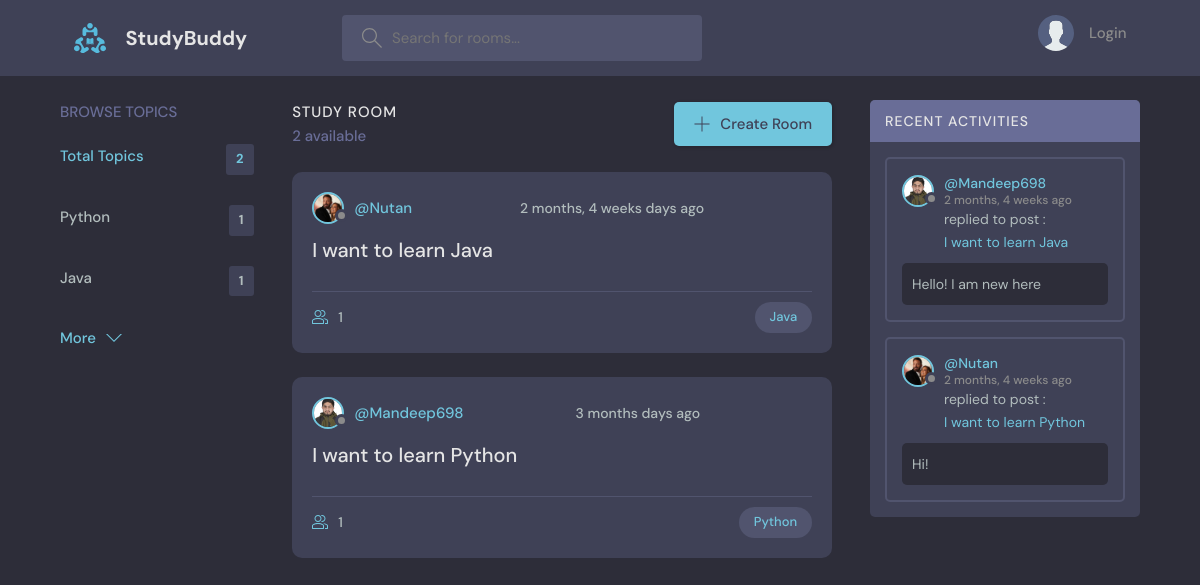
The page / on the database its author committed.
### base/models.py (models this page shows, shortened)
class Topic(models.Model):
    name = models.CharField(max_length=255)

class Room(models.Model):
    host = models.ForeignKey(User, on_delete=models.SET_NULL, null=True)
    topic = models.ForeignKey(Topic, on_delete=models.SET_NULL, null=True)
    name = models.CharField(max_length=200)
    description = models.TextField(null=True, blank=True)
    participants = models.ManyToManyField(
        User, related_name='participants', blank=True)
    created = models.DateTimeField(auto_now_add=True)
    updated = models.DateTimeField(auto_now=True)
    class Meta:
        ordering = ['-updated', '-created']
    def __str__(self):
        return self.name

class User(AbstractUser):
    name = models.CharField(max_length = 200, null = True)
    email = models.EmailField(unique = True, null=True)
    bio = models.TextField(null=True)
    avatar = models.ImageField(null=True, default="avatar.svg")
    USERNAME_FIELD = 'email'
    REQUIRED_FIELDS = ['name']

class Message(models.Model):
    user = models.ForeignKey(User, on_delete=models.CASCADE)
    room = models.ForeignKey(Room, on_delete=models.CASCADE)
    body = models.TextField()
    created = models.DateTimeField(auto_now_add=True)
    updated = models.DateTimeField(auto_now=True)
    class Meta:
        ordering = ['-updated', '-created']

### base/views.py (the view)
# urls.py: path('', home, name="home"),
def home(request):
    q = request.GET.get('search') if request.GET.get('search') != None else ''
    rooms = Room.objects.filter(
        Q(topic__name__icontains=q) |
        Q(name__icontains=q)
    )
    topics = Topic.objects.all()[0:3]
    room_count = rooms.count()
    room_messages = Message.objects.filter(Q(room__topic__name__icontains=q))
    data = {
        'rooms': rooms,
        'topics': topics,
        'room_count': room_count,
        'room_messages': room_messages,
    }
    return render(request, 'base/home.html', data)

### base/templates/base/home.html (shortened to what this page needs)
{% extends 'main.html' %} {% block content %}
<main class="layout layout--3">
    <div class="container">
        {% include 'base/topics_component.html' %}
        <div class="roomList">
            <div class="roomList__header">
                <div>
                    <h2>Study Room</h2>
                    <p>{{room_count}} available</p>
                </div>
                <a class="btn btn--main" href="{% url 'create-room' %}">
                    <svg
                        version="1.1"
                        xmlns="http://www.w3.org/2000/svg"
                        width="32"
                        height="32"
                        viewBox="0 0 32 32"
                    >
                        <title>add</title>
                        <path
                            d="M16.943 0.943h-1.885v14.115h-14.115v1.885h14.115v14.115h1.885v-14.115h14.115v-1.885h-14.115v-14.115z"
                        ></path>
                    </svg>
                    Create Room
                </a>
            </div>
            {% include 'base/feed_component.html' %}
        </div>
        {% include 'base/activities_component.html' %}
    </div>
</main>
{% endblock content %}

### base/templates/base/topics_component.html
<div class="topics">
    <div class="topics__header">
        <h2>Browse Topics</h2>
    </div>
    <ul class="topics__list">
        <li>
            <a href="{% url 'home' %}" class="active">Total Topics<span>{{topics.count}}</span></a>
        </li>
        {% for topic in topics %}
        <li>
            <a href="{% url 'home'%}?search={{topic.name}}"
                >{{topic.name}} <span>{{topic.room_set.all.count}}</span></a
            >
        </li>
        {% endfor %}
    </ul>
    <a class="btn btn--link" href="{% url 'topics' %}">
        More
        <svg version="1.1" xmlns="http://www.w3.org/2000/svg" width="32" height="32" viewBox="0 0 32 32">
            <title>chevron-down</title>
            <path d="M16 21l-13-13h-3l16 16 16-16h-3l-13 13z"></path>
        </svg>
    </a>
</div>

### base/templates/base/feed_component.html (shortened to what this page needs)
{% for room in rooms %}
<div class="roomListRoom">
    <div class="roomListRoom__header">
        <a href="{% url 'user-profile' room.host.id %}" class="roomListRoom__author">
            <div class="avatar avatar--small">
                <img src="{{room.host.avatar.url}}" />
            </div>
            <span>@{{room.host.username}}</span>
        </a>
        <div class="roomListRoom__actions">
            <span>{{room.created|timesince}} days ago</span>
        </div>
    </div>
    <div class="roomListRoom__content">
        <a href="{% url 'room' room.id %}">{{room.name}}</a>
    </div>
    <div class="roomListRoom__meta">
        <a href="{% url 'room' room.id %}" class="roomListRoom__joined">
            {{room.participants.all.count}}
        </a>
        <a href="{% url 'home'%}?search={{room.topic.name}}">
            <p class="roomListRoom__topic">{{room.topic.name}}</p>
        </a>
    </div>
</div>
{% endfor %}

### base/templates/base/activities_component.html (shortened to what this page needs)
<div class="activities">
    <div class="activities__header">
        <h2>Recent Activities</h2>
    </div>
    {% for message in room_messages %}
    <div class="activities__box">
        <div class="activities__boxHeader roomListRoom__header">
            <a href="{% url 'user-profile' message.user.id %}" class="roomListRoom__author">
                <div class="avatar avatar--small">
                    <img src="{{message.user.avatar.url}}" />
                </div>
                <p>
                    @{{message.user.username}}
                    <span>{{message.created|timesince}} ago</span>
                </p>
            </a>
        </div>
        <div class="activities__boxContent">
            <p>replied to post :<a href="{% url 'room' message.room.id %}">{{message.room}}</a></p>
            <div class="activities__boxRoomContent">{{message.body}}</div>
        </div>
    </div>
    {% endfor %}
</div>

### rows shown on the page
Topic: name "Python", room_set.all.count "1"
Topic: name "Java", room_set.all.count "1"
Room: host.avatar (picture), host.username "Nutan", created "2 months, 4 weeks", name "I want to learn Java", participants.all.count "1", topic.name "Java"
Room: host.avatar (picture), host.username "Mandeep698", created "3 months", name "I want to learn Python", participants.all.count "1", topic.name "Python"
Message: user.avatar (picture), user.username "Mandeep698", created "2 months, 4 weeks", room "I want to learn Java", body "Hello! I am new here"
Message: user.avatar (picture), user.username "Nutan", created "2 months, 4 weeks", room "I want to learn Python", body "Hi!"

### other values the page prints
{{ topics.count }} "2"
{{ room_count }} "2"
